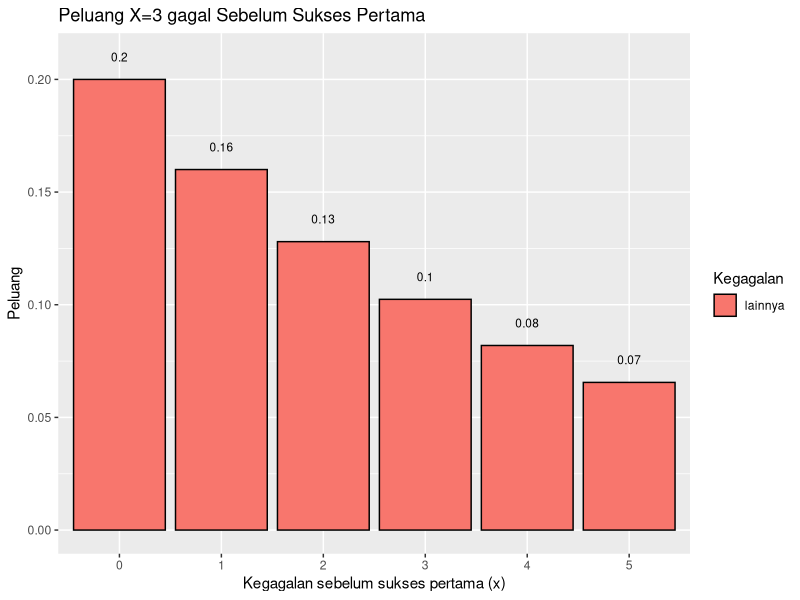

Generate this figure with R:
# SOAL 1

# Seorang penyurvei secara acak memilih orang-orang di jalan sampai dia bertemu dengan
# seseorang yang menghadiri acara vaksinasi sebelumnya.

# a.  Berapa peluang penyurvei bertemu x = 3 orang yang tidak menghadiri acara vaksinasi
#     sebelum keberhasilan pertama ketika p = 0,20 dari populasi menghadiri acara vaksinasi ?
#     (distribusi Geometrik)

x = 3
p = 0.2
cat ("Distribusi Geometrik: ", dgeom(x, p))

# =====

# b.  mean Distribusi Geometrik dengan 10000 data random , prob = 0,20 dimana distribusi
#     geometrik acak tersebut X = 3 ( distribusi geometrik acak () == 3 )

n = 10000
p = 0.2
cat ("Mean Distribusi Geometrik: ", mean(rgeom(n = 10000, p) == 3))

# =====

# c.  Bandingkan Hasil poin a dan b , apa kesimpulan yang bisa didapatkan?

print("Perbedaan poin a dan b terdapat pada rumus yang digunakan pada kedua poin soal. Poin a menggunakan distribusi geometrik tetap, sedangkan poin b menggunakan distribusi geometrik acak.")

# =====

# d. Histogram Distribusi Geometrik , Peluang X = 3 gagal Sebelum Sukses Pertama

# Menggunakan library dplyr untuk manipulasi data distribusi geometrik
# Menggunakan library ggplot2 untuk membuat antarmuka pengguna/ grafik data hasil manipulasi
install.packages("ggplot2")
install.packages("dplyr")

library(dplyr)
library(ggplot2)

# inisialisasi penghitungan distribusi geometrik
x = 3
p = 0.2
prob = dgeom(x = 0:5, p)

# membuat grafik
data.frame(x = 0:5, prob) %>% 
  mutate(Kegagalan = ifelse(x == n, n, "lainnya")) %>%
  ggplot2::ggplot(aes(x = factor(x), y = prob, fill = Kegagalan)) +
  ggplot2::geom_col(colour = "black") +
  ggplot2::geom_text(aes(label = round(prob, 2), y = prob + 0.01), size = 3) +
  ggplot2::labs(title = "Peluang X=3 gagal Sebelum Sukses Pertama", x = "Kegagalan sebelum sukses pertama (x)", y = "Peluang")
  
# e. Nilai Rataan (μ) dan Varian (σ²) dari Distribusi Geometrik.

n = 3
p = 0.2
# Rata-rata
rata2 = n/p
#Varian
varian = (n-p)/p**2
cat("Rata-rata: ", rata2, "\nVarian: ", varian)

# =====